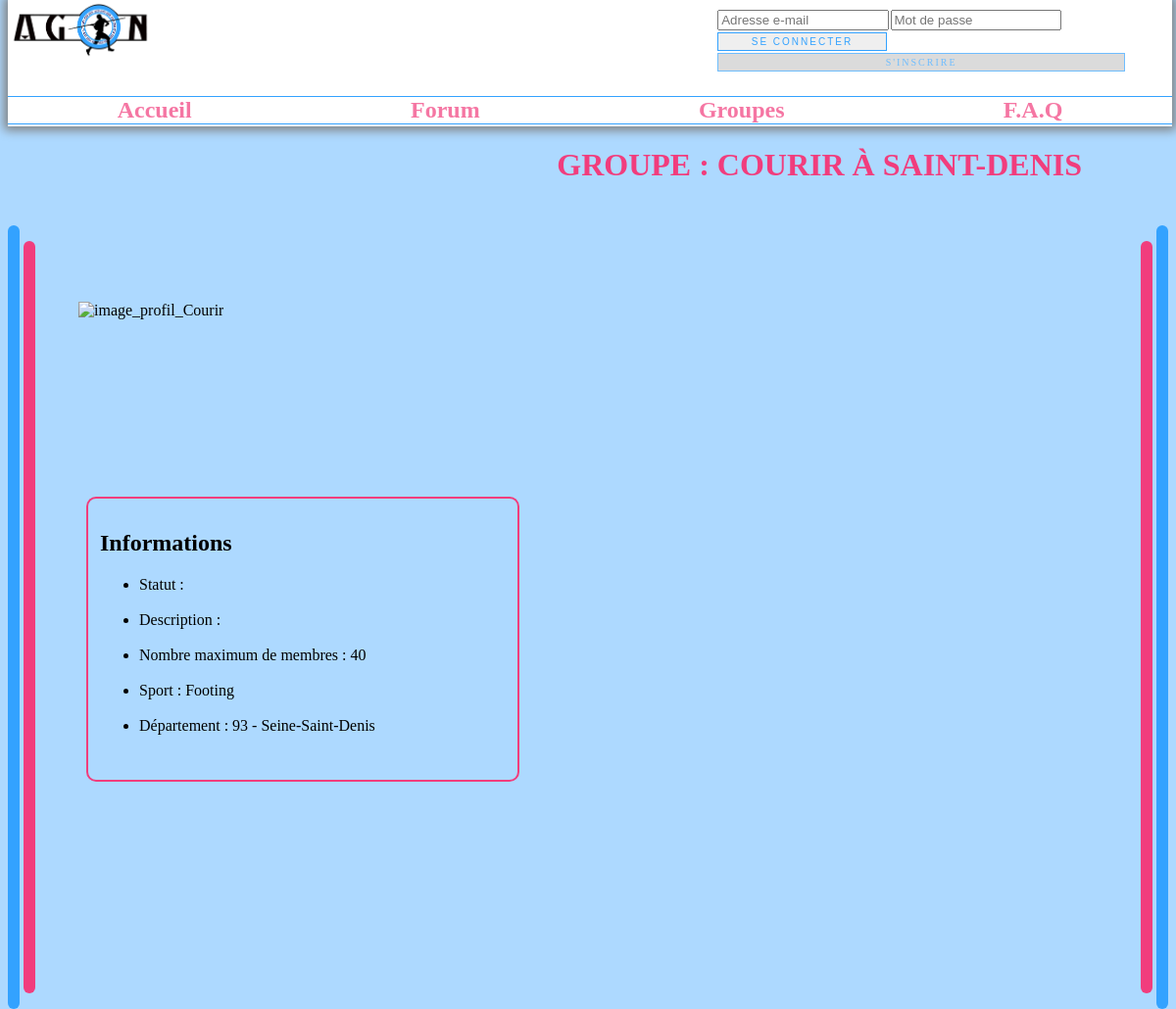
Screenshot of /groupe.php?id=4 with the database file from the repository.
### tables this page shows
CREATE TABLE IF NOT EXISTS `groupe` (
  `id` int(11) NOT NULL AUTO_INCREMENT,
  `nom` varchar(80) NOT NULL,
  `description` text NOT NULL,
  `sport` varchar(80) NOT NULL,
  `statut` varchar(6) NOT NULL,
  `departement` varchar(80) NOT NULL,
  `image` text NOT NULL,
  `inscrits` int(11) NOT NULL,
  `membres_max` int(11) NOT NULL,
  PRIMARY KEY (`id`),
  KEY `id` (`id`)
);

### groupe.php (the view, shortened to what this page needs)
<!DOCTYPE html>
<html>
    <head>
        <link rel="stylesheet" href="Accueil.css">
    </head>
    <body>
        <?php
            include ('bdd.php');
            include('header.php');
            $req = $bdd->prepare('SELECT * FROM groupe WHERE id = :id');
            $req->execute(array('id' => $_GET['id']));
            $donnees = $req->fetch();
        ?>
        <div id="barre_bleue_gauche"></div>
        <div id="barre_bleue_droite"></div>
        <div id="barre_mauve_gauche"></div>
        <div id="barre_mauve_droite"></div>
        <div class="titremarge"><h1>Groupe : <?php echo $donnees['nom']; ?></h1></div>
        <div class="marge"><img src=<?php echo $donnees['image'];?> alt="Profil" title=<?php echo 'image_profil_' . $donnees['nom']; ?>></div>
        <div class="bordure">
            <h2>Informations</h2>
            <ul>
                <li>Statut : <?php echo $donnees['statut']; ?></li></br>
                <li>Description : <?php echo $donnees['description']; ?></li></br>
                <li>Nombre maximum de membres : <?php echo $donnees['membres_max']; ?></li></br>
                <li>Sport : <?php echo $donnees['sport']; ?></li></br>
                <li>Département : <?php echo $donnees['departement']; ?></li></br>
            </ul>
        </div>
    </body>
</html>

### Accueil.css (style rules this page uses)
body { background-color:rgba(51,162,255,0.3); }
h1 { text-align : center; text-transform : uppercase; font-size : 2em; color : rgb(241,61,125); }
body { background-color : rgba(51,162,255,0.4); }
.bordure { border : 2px solid #F13D7D; padding: 12px; margin: 320px 10px 165px 80px; border-radius:10px; width:35% }
.marge { position : absolute; width:690px; height:100px; left : 35%; margin-left : -340px; margin-top:100px; }
.titremarge { margin-left: 500px; margin-top: 150px; }
#barre_bleue_gauche { width:1%; display:inline-block; background-color:#33A2FF; border-radius:10px; height:50em; float:left; clear:none; margin-top:5em; }
#barre_bleue_droite { width:1%; display:inline-block; background-color:#33A2FF; border-radius:10px; height:50em; float:right; clear:none; margin-top:5em; }
#barre_mauve_gauche { width:1%; display:inline-block; background-color:#F13D7D; border-radius:10px; height:48em; margin-top:6em; margin-left:0.25em; float:left; clear:none; }
#barre_mauve_droite { width:1%; display:inline-block; background-color:#F13D7D; border-radius:10px; height:48em; top:1em; margin-top:6em; margin-right:0.25em; float:right; clear:none; }

### rows the page displays
groupe: nom "COURIR À SAINT-DENIS", membres_max "40", sport "Footing", departement "93 - Seine-Saint-Denis"
